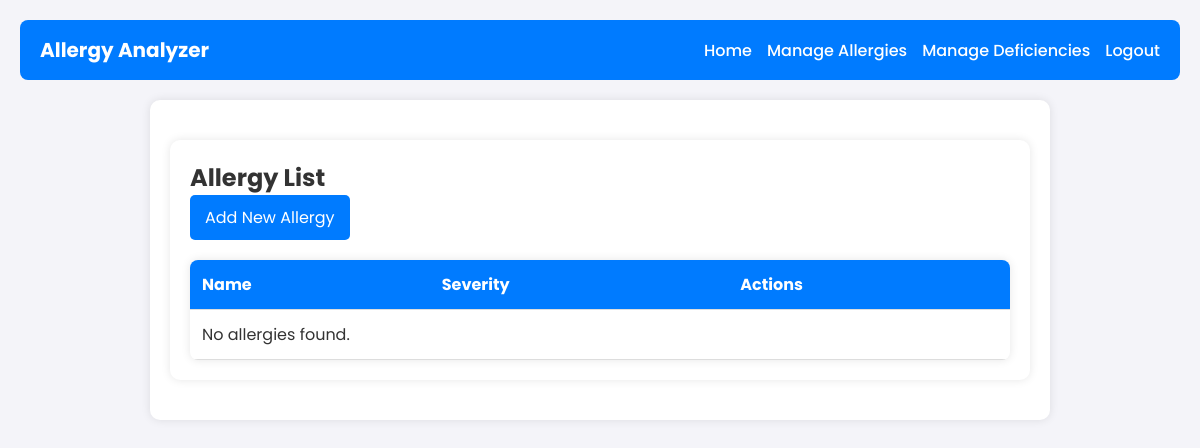
Page /users/allergies/ (signed in) on the earlier database version.
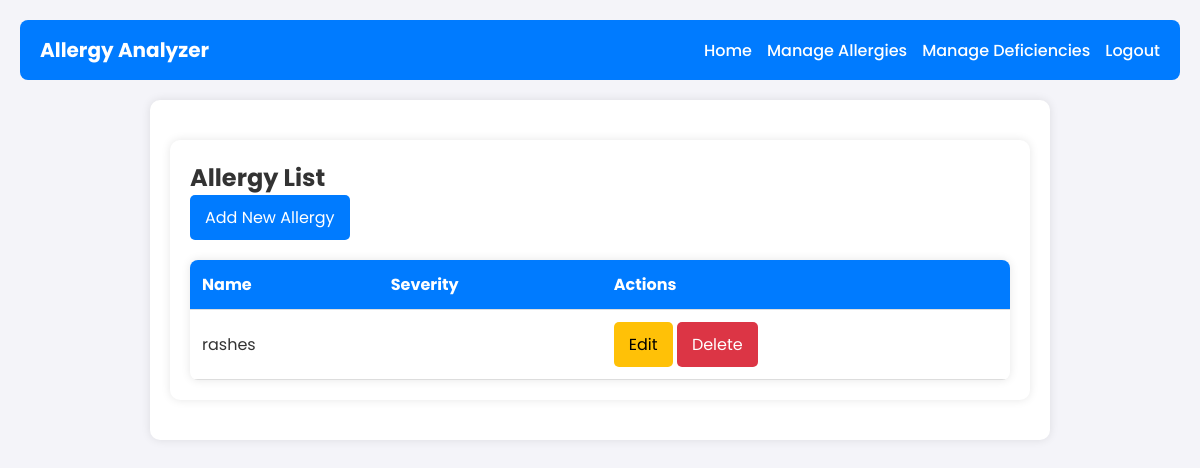
Same page on the later database version.
### user_management/models.py (models this page shows, shortened)
class Allergy(models.Model):
    name = models.CharField(max_length=100, unique=True)
    description = models.TextField(blank=True, null=True)

### user_management/views.py (the view)
# urls.py: path('allergies/', views.allergy_list, name='allergy_list'),
@login_required
def allergy_list(request):
    allergies = Allergy.objects.all()
    return render(request, 'user_management/allergy_list.html', {'allergies': allergies})

### user_management/templates/user_management/allergy_list.html
{% extends "base.html" %}
{% block content %}
<div class="container">
    <h2 class="text-center">Allergy List</h2>
    <a href="{% url 'allergy_create' %}" class="btn btn-primary mb-3">Add New Allergy</a>
    <table class="table table-striped">
        <thead>
            <tr>
                <th>Name</th>
                <th>Severity</th>
                <th>Actions</th>
            </tr>
        </thead>
        <tbody>
            {% for allergy in allergies %}
            <tr>
                <td>{{ allergy.name }}</td>
                <td>{{ allergy.severity }}</td>
                <td>
                    <a href="{% url 'allergy_update' allergy.id %}" class="btn btn-warning btn-sm">Edit</a>
                    <a href="{% url 'allergy_delete' allergy.id %}" class="btn btn-danger btn-sm">Delete</a>
                </td>
            </tr>
            {% empty %}
            <tr>
                <td colspan="3" class="text-center">No allergies found.</td>
            </tr>
            {% endfor %}
        </tbody>
    </table>
</div>
{% endblock %}

### user_management/templates/base.html (shortened to what this page needs)
<!DOCTYPE html>
<html lang="en">
<head>
</head>
<body>
    <div class="navbar">
        <h1>Allergy Analyzer</h1>
        <ul class="nav-links">
            <li><a href="{% url 'dashboard' %}">Home</a></li>
            <li><a href="{% url 'allergy_list' %}">Manage Allergies</a></li>
            <li><a href="{% url 'deficiency_list' %}">Manage Deficiencies</a></li>
            <li><a href="{% url 'logout' %}">Logout</a></li>
        </ul>
    </div>
    <div class="container">
        {% block content %}{% endblock %}
    </div>
</body>
</html>

### user_management/templates/base.html (style rules this page uses)
* { margin: 0; padding: 0; box-sizing: border-box; font-family: 'Poppins', sans-serif; }
body { background-color: #f4f4f9; color: #333; padding: 20px; }
.navbar { background-color: #007bff; padding: 15px 20px; display: flex; justify-content: space-between; align-items: center; border-radius: 8px; }
.navbar h1 { color: #fff; font-size: 20px; }
.nav-links { list-style: none; display: flex; }
.nav-links li { margin-left: 15px; }
.nav-links a { text-decoration: none; color: #fff; font-weight: 500; transition: color 0.3s ease-in-out; }
.container { max-width: 900px; background: #fff; padding: 20px; margin: 20px auto; border-radius: 10px; box-shadow: 0 0 10px rgba(0, 0, 0, 0.1); }
.table { width: 100%; border-collapse: collapse; margin-top: 20px; background: white; box-shadow: 0px 0px 10px rgba(0, 0, 0, 0.1); border-radius: 8px; overflow: hidden; }
.table th, .table td { padding: 12px; text-align: left; border-bottom: 1px solid #ddd; }
.table th { background-color: #007bff; color: white; }
.btn { background-color: #007bff; color: #fff; border: none; padding: 10px 15px; border-radius: 5px; cursor: pointer; text-decoration: none; display: inline-block; transition: background 0.3s ease-in-out; }
.btn-warning { background-color: #ffc107; color: black; }
.btn-danger { background-color: #dc3545; }

Differences in the rows shown:
added Allergy: name "rashes"
Other differences:
text no longer shown: "No allergies found."
